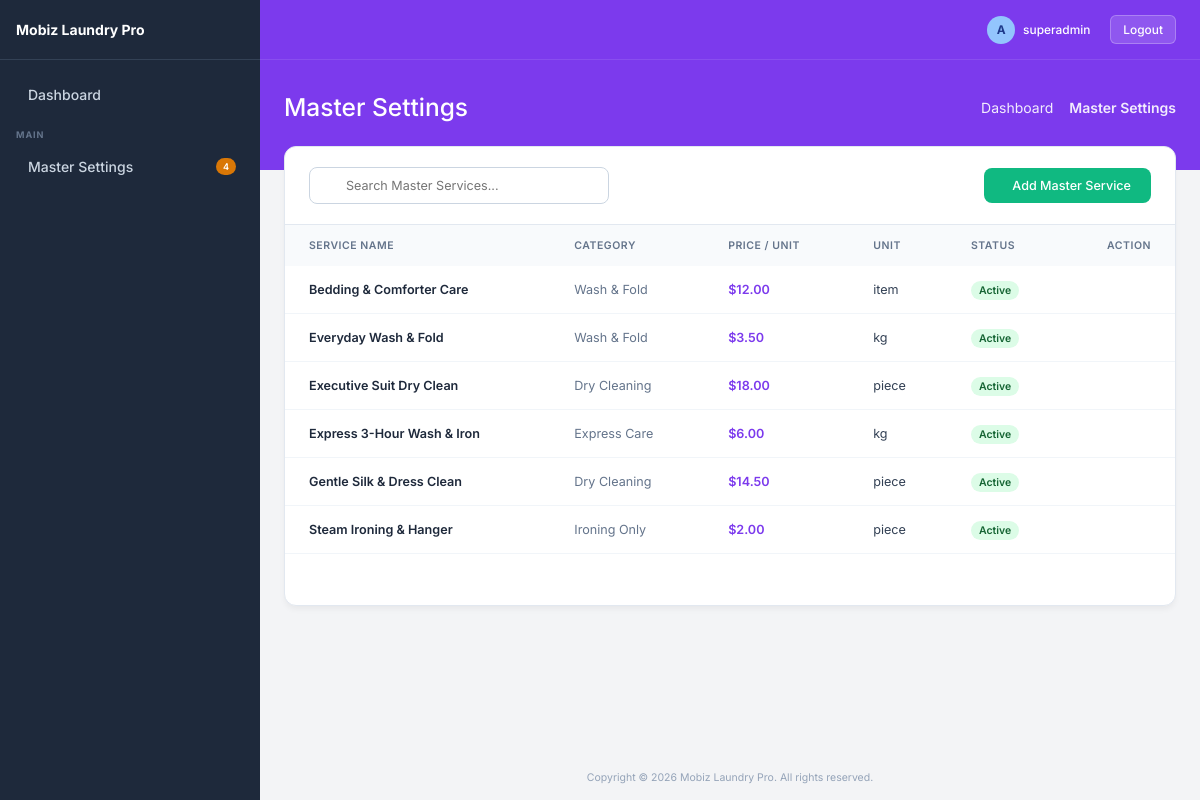
The app's page /master-settings/ with its own data.
### laundry/models.py (models this page shows, shortened)
class LaundryService(models.Model):
    CATEGORY_CHOICES = [
        ('WASH_FOLD', 'Wash & Fold'),
        ('WASH_IRON', 'Wash & Iron'),
        ('DRY_CLEAN', 'Dry Cleaning'),
        ('IRON_ONLY', 'Ironing Only'),
        ('EXPRESS', 'Express Care'),
    ]
    name = models.CharField(max_length=100)
    category = models.CharField(max_length=30, choices=CATEGORY_CHOICES, default='WASH_FOLD')
    price_per_unit = models.DecimalField(max_digits=10, decimal_places=2)
    unit = models.CharField(max_length=20, default='kg', help_text="Unit of measurement e.g. kg, piece, pair")
    description = models.TextField(blank=True, null=True)
    icon_name = models.CharField(max_length=50, default='bi-basket', help_text="Bootstrap/FontAwesome Icon class")
    is_active = models.BooleanField(default=True)
    class Meta:
        ordering = ['name']

### laundry/views.py (the view)
# urls.py: path('master-settings/', views.master_settings_view, name='master_settings'),
def master_settings_view(request):
    services = LaundryService.objects.all()
    return render(request, 'laundry/master_settings.html', {'services': services})

### templates/laundry/master_settings.html (shortened to what this page needs)
{% extends 'base.html' %}
{% block page_title %}Master Settings{% endblock %}
{% block breadcrumb_active %}Master Settings{% endblock %}
{% block content %}
<div class="list-container">
    <div class="list-header">
        <div class="search-wrapper">
            <input type="text" class="search-input" id="searchMasterInput" onkeyup="filterMasterTable()" placeholder="Search Master Services...">
        </div>
        <button class="btn-create" onclick="toggleCreateModal()">
             Add Master Service
        </button>
    </div>
    <table class="premium-table" id="masterTable">
        <thead>
            <tr>
                <th>Service Name</th>
                <th>Category</th>
                <th>Price / Unit</th>
                <th>Unit</th>
                <th>Status</th>
                <th style="text-align: right;">Action</th>
            </tr>
        </thead>
        <tbody>
            {% for service in services %}
            <tr>
                <td style="font-weight: 600; color: #1e293b;">{{ service.name }}</td>
                <td style="color: #64748b;">{{ service.get_category_display }}</td>
                <td style="font-weight: 600; color: #7c3aed;">${{ service.price_per_unit }}</td>
                <td>{{ service.unit }}</td>
                <td>
                    <span style="background: #dcfce7; color: #166534; font-size: 0.75rem; font-weight: 600; padding: 3px 8px; border-radius: 12px;">
                        Active
                    </span>
                </td>
                <td style="text-align: right;">
                </td>
            </tr>
            {% empty %}
            <tr>
                <td colspan="6" style="text-align: center; color: #94a3b8; padding: 40px;">
                    No master services configured. Click "Add Master Service" to create one.
                </td>
            </tr>
            {% endfor %}
        </tbody>
    </table>
</div>
{% endblock %}

### templates/base.html (style rules this page uses)
:root { --bg-sidebar: #1e293b; --bg-sidebar-active: #29364a; --bg-body: #f3f4f6; --bg-banner: #7c3aed; --text-sidebar: #cbd5e1; --text-sidebar-hover: #ffffff; --sidebar-border: #334155; --badge-bg: #d97706; --badge-text: #ffffff; --sidebar-width: 260px; }
* { margin: 0; padding: 0; box-sizing: border-box; font-family: 'Inter', sans-serif; font-size: 14px; }
body { background-color: var(--bg-body); color: #1e293b; display: flex; min-height: 100vh; overflow-x: hidden; }
.list-container { background: white; border-radius: 12px; border: 1px solid #e2e8f0; box-shadow: 0 4px 6px -1px rgba(0, 0, 0, 0.05); overflow: hidden; min-height: 460px; }
.list-header { padding: 20px 24px; border-bottom: 1px solid #e2e8f0; display: flex; justify-content: space-between; align-items: center; }
.search-wrapper { position: relative; display: flex; align-items: center; }
.search-input { padding: 10px 16px; padding-left: 36px; border: 1px solid #cbd5e1; border-radius: 8px; font-size: 0.9rem; outline: none; width: 300px; transition: all 0.2s; }
.btn-create { background: #10b981; color: white; padding: 10px 20px; border-radius: 8px; text-decoration: none; font-size: 0.9rem; font-weight: 500; display: flex; align-items: center; gap: 8px; border: none; cursor: pointer; transition: background 0.2s; }
.premium-table { width: 100%; border-collapse: collapse; text-align: left; }
.premium-table th { background-color: #f8fafc; color: #64748b; font-size: 0.75rem; text-transform: uppercase; letter-spacing: 0.05em; padding: 14px 24px; font-weight: 600; }
.premium-table td { padding: 16px 24px; font-size: 0.9rem; color: #334155; border-bottom: 1px solid #f1f5f9; vertical-align: middle; }

### records on screen
LaundryService: name "Bedding & Comforter Care", category "Wash & Fold", price_per_unit "12.00", unit "item"
LaundryService: name "Everyday Wash & Fold", category "Wash & Fold", price_per_unit "3.50", unit "kg"
LaundryService: name "Executive Suit Dry Clean", category "Dry Cleaning", price_per_unit "18.00", unit "piece"
LaundryService: name "Express 3-Hour Wash & Iron", category "Express Care", price_per_unit "6.00", unit "kg"
LaundryService: name "Gentle Silk & Dress Clean", category "Dry Cleaning", price_per_unit "14.50", unit "piece"
LaundryService: name "Steam Ironing & Hanger", category "Ironing Only", price_per_unit "2.00", unit "piece"
